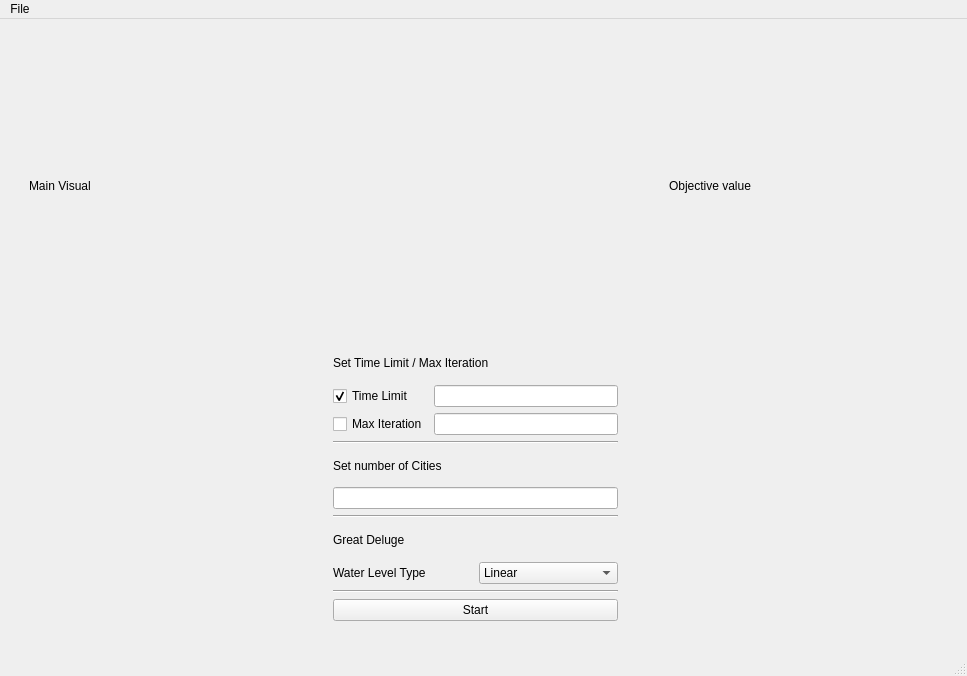
<?xml version="1.0" encoding="UTF-8"?>
<ui version="4.0">
 <class>MainWindow</class>
 <widget class="QMainWindow" name="MainWindow">
  <property name="geometry">
   <rect>
    <x>0</x>
    <y>0</y>
    <width>967</width>
    <height>676</height>
   </rect>
  </property>
  <property name="windowTitle">
   <string>MainWindow</string>
  </property>
  <widget class="QWidget" name="centralwidget">
   <widget class="QWidget" name="">
    <property name="geometry">
     <rect>
      <x>20</x>
      <y>20</y>
      <width>911</width>
      <height>591</height>
     </rect>
    </property>
    <layout class="QVBoxLayout" name="verticalLayout_2">
     <item>
      <layout class="QHBoxLayout" name="horizontalLayout" stretch="7,3">
       <item>
        <widget class="QWidget" name="widget_2" native="true">
         <property name="autoFillBackground">
          <bool>true</bool>
         </property>
         <layout class="QHBoxLayout" name="horizontalLayout_2">
          <item>
           <widget class="QLabel" name="label_2">
            <property name="text">
             <string>Main Visual</string>
            </property>
           </widget>
          </item>
         </layout>
        </widget>
       </item>
       <item>
        <widget class="QWidget" name="widget_3" native="true">
         <property name="autoFillBackground">
          <bool>true</bool>
         </property>
         <layout class="QVBoxLayout" name="verticalLayout_3">
          <item>
           <widget class="QLabel" name="label_4">
            <property name="text">
             <string>Objective value</string>
            </property>
           </widget>
          </item>
         </layout>
        </widget>
       </item>
      </layout>
     </item>
     <item>
      <layout class="QHBoxLayout" name="horizontalLayout_3">
       <item>
        <spacer name="horizontalSpacer_2">
         <property name="orientation">
          <enum>Qt::Orientation::Horizontal</enum>
         </property>
         <property name="sizeHint" stdset="0">
          <size>
           <width>40</width>
           <height>20</height>
          </size>
         </property>
        </spacer>
       </item>
       <item>
        <widget class="QWidget" name="widget" native="true">
         <layout class="QVBoxLayout" name="verticalLayout">
          <item>
           <widget class="QLabel" name="Time_Iteration_Label">
            <property name="text">
             <string>Set Time Limit / Max Iteration</string>
            </property>
           </widget>
          </item>
          <item>
           <layout class="QGridLayout" name="gridLayout">
            <item row="1" column="0">
             <widget class="QCheckBox" name="checkBox_2">
              <property name="text">
               <string>Max Iteration</string>
              </property>
             </widget>
            </item>
            <item row="0" column="0">
             <widget class="QCheckBox" name="Time_checkbox">
              <property name="enabled">
               <bool>true</bool>
              </property>
              <property name="text">
               <string>Time Limit</string>
              </property>
              <property name="checked">
               <bool>true</bool>
              </property>
             </widget>
            </item>
            <item row="1" column="1">
             <widget class="QLineEdit" name="lineEdit_2"/>
            </item>
            <item row="0" column="1">
             <widget class="QLineEdit" name="lineEdit">
              <property name="clearButtonEnabled">
               <bool>false</bool>
              </property>
             </widget>
            </item>
           </layout>
          </item>
          <item>
           <widget class="Line" name="line_2">
            <property name="orientation">
             <enum>Qt::Orientation::Horizontal</enum>
            </property>
           </widget>
          </item>
          <item>
           <widget class="QLabel" name="label_6">
            <property name="text">
             <string>Set number of Cities</string>
            </property>
           </widget>
          </item>
          <item>
           <widget class="QLineEdit" name="lineEdit_3"/>
          </item>
          <item>
           <widget class="Line" name="line_3">
            <property name="orientation">
             <enum>Qt::Orientation::Horizontal</enum>
            </property>
           </widget>
          </item>
          <item>
           <widget class="QLabel" name="label_7">
            <property name="text">
             <string>Great Deluge</string>
            </property>
           </widget>
          </item>
          <item>
           <layout class="QGridLayout" name="gridLayout_2">
            <item row="0" column="1">
             <widget class="QComboBox" name="comboBox">
              <item>
               <property name="text">
                <string>Linear</string>
               </property>
              </item>
              <item>
               <property name="text">
                <string>Exponential</string>
               </property>
              </item>
              <item>
               <property name="text">
                <string>Sinusodial</string>
               </property>
              </item>
             </widget>
            </item>
            <item row="0" column="0">
             <widget class="QLabel" name="label_3">
              <property name="text">
               <string>Water Level Type</string>
              </property>
             </widget>
            </item>
           </layout>
          </item>
          <item>
           <widget class="Line" name="line">
            <property name="orientation">
             <enum>Qt::Orientation::Horizontal</enum>
            </property>
           </widget>
          </item>
          <item>
           <widget class="QPushButton" name="pushButton">
            <property name="text">
             <string>Start</string>
            </property>
           </widget>
          </item>
         </layout>
        </widget>
       </item>
       <item>
        <spacer name="horizontalSpacer">
         <property name="orientation">
          <enum>Qt::Orientation::Horizontal</enum>
         </property>
         <property name="sizeHint" stdset="0">
          <size>
           <width>40</width>
           <height>20</height>
          </size>
         </property>
        </spacer>
       </item>
      </layout>
     </item>
    </layout>
   </widget>
  </widget>
  <widget class="QMenuBar" name="menubar">
   <property name="geometry">
    <rect>
     <x>0</x>
     <y>0</y>
     <width>967</width>
     <height>33</height>
    </rect>
   </property>
   <widget class="QMenu" name="menuFile">
    <property name="title">
     <string>File</string>
    </property>
   </widget>
   <addaction name="menuFile"/>
  </widget>
  <widget class="QStatusBar" name="statusbar"/>
 </widget>
 <resources/>
 <connections/>
</ui>
